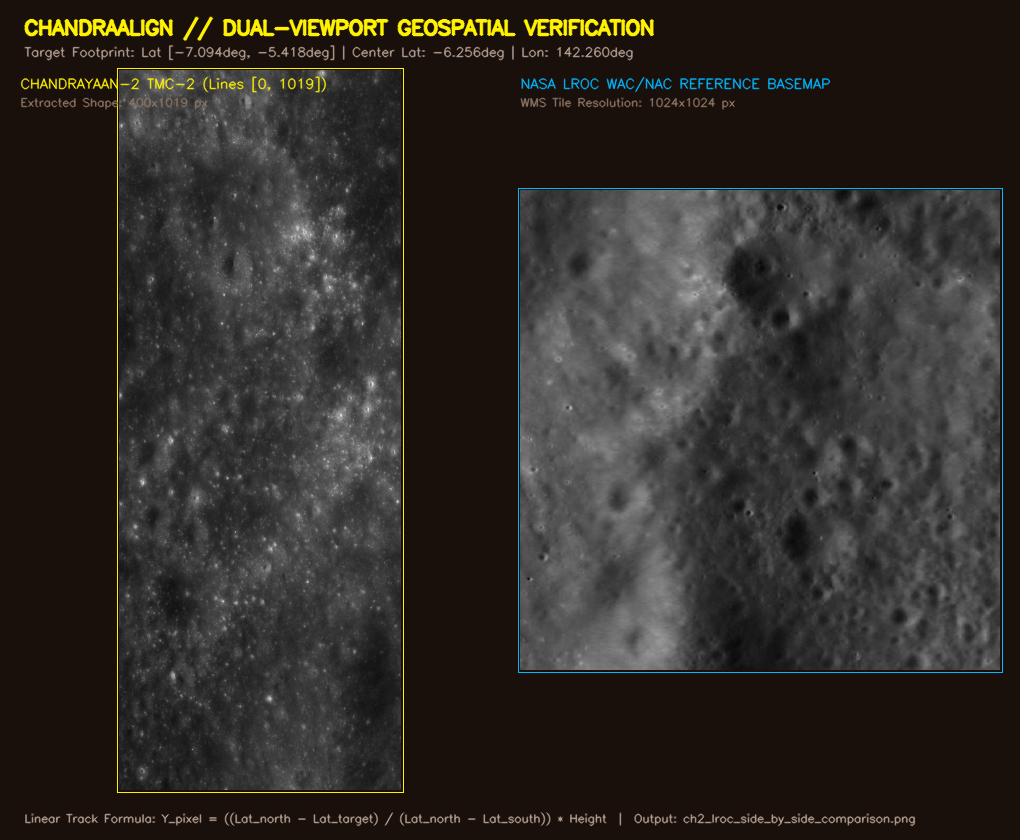
#> input picture ch2_lroc_side_by_side_comparison.png, 1020 x 840 px
$ python -i preprocessing.py   (imports and definitions only)
#> lines starting #> are read from the running program, lines starting #| are printed output that depends on the picture
#> further down, picture is the input picture: shape (840, 1020, 3); mean B, G, R 39.8, 43.9, 48.3
import numpy as np
import cv2

def normalize_lunar_image(img):
    """
    Converts input image to single-channel 8-bit grayscale with standard intensity normalization.
    """
    if img is None:
        raise ValueError("Input image is None")

    if len(img.shape) == 3:
        if img.shape[2] == 4:
            gray = cv2.cvtColor(img, cv2.COLOR_BGRA2GRAY)
        else:
            gray = cv2.cvtColor(img, cv2.COLOR_BGR2GRAY)
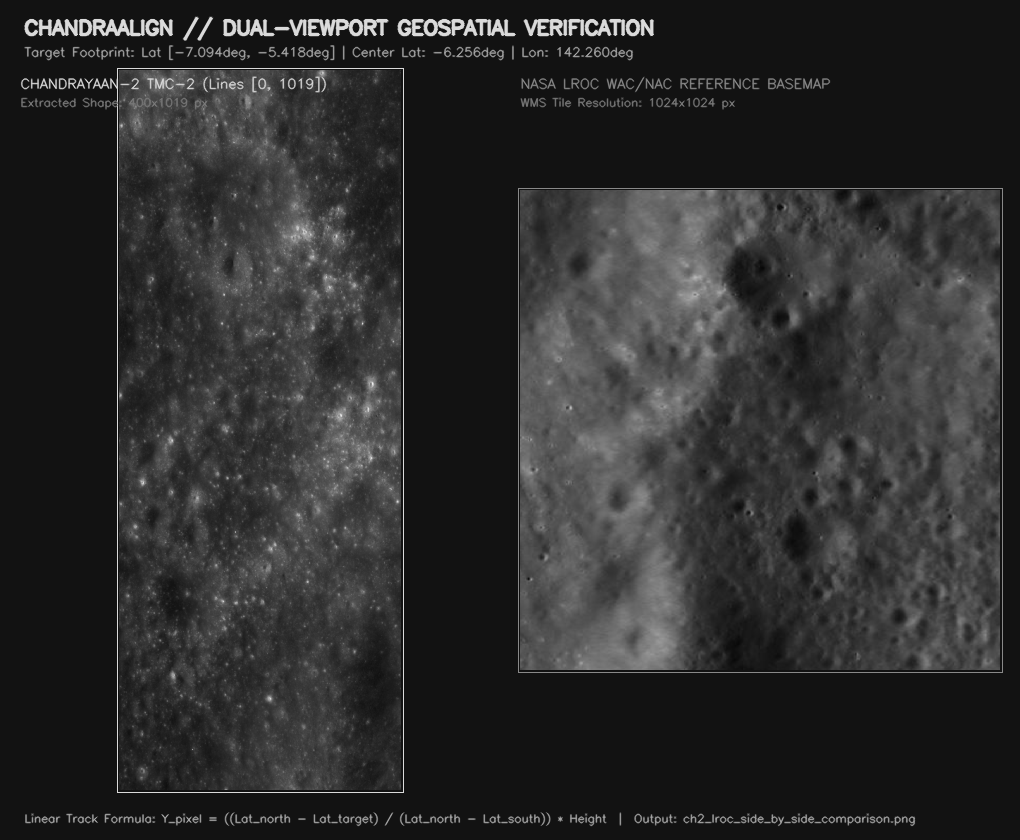
#> gray: shape (840, 1020); min 8, max 240, mean 45
    else:
        gray = img.copy()

    # Contrast stretching to [0, 255]
    if gray.dtype != np.uint8:
        gray = cv2.normalize(gray, None, 0, 255, cv2.NORM_MINMAX)
        gray = gray.astype(np.uint8)

    return gray

def apply_clahe(img, clip_limit=2.5, grid_size=(8, 8)):
    """
    Applies Contrast Limited Adaptive Histogram Equalization (CLAHE)
    to handle severe solar illumination shadow variations across lunar terrain.
    """
    gray = normalize_lunar_image(img)
    clahe = cv2.createCLAHE(clipLimit=clip_limit, tileGridSize=grid_size)
    enhanced = clahe.apply(gray)
    return enhanced

def apply_bandpass_filter(img, sigma_low=1.0, sigma_high=5.0):
    """
    Difference of Gaussians (DoG) bandpass filter to attenuate low-frequency solar shadows
    and enhance crater rim structural boundaries.
    """
    gray = normalize_lunar_image(img).astype(np.float32)
    blur_low = cv2.GaussianBlur(gray, (0, 0), sigma_low)
    blur_high = cv2.GaussianBlur(gray, (0, 0), sigma_high)
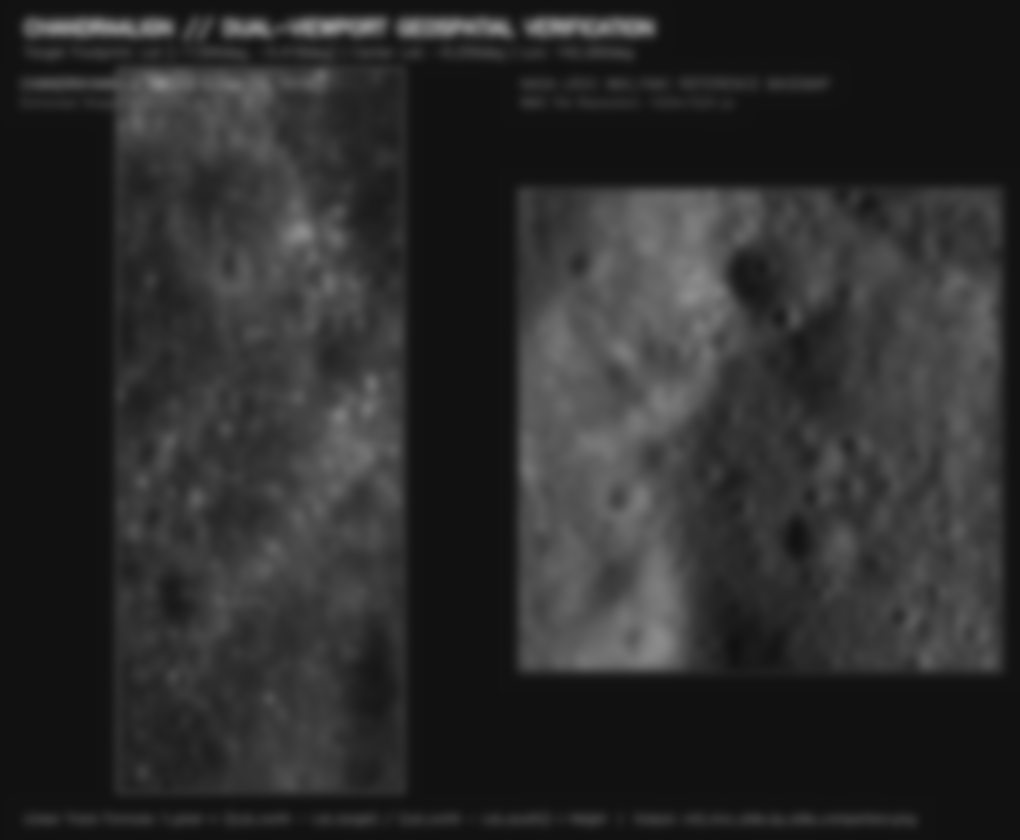
#> blur_high: shape (840, 1020) float32; min 17.26, max 149, mean 45
    dog = blur_low - blur_high
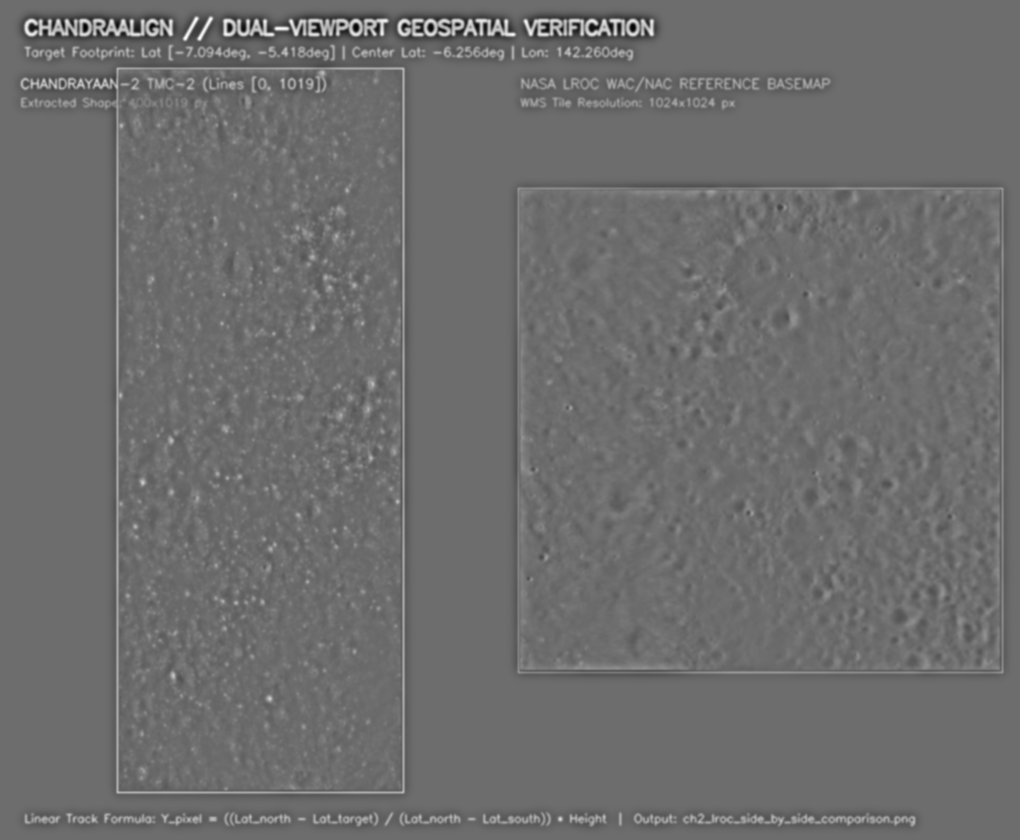
#> dog: shape (840, 1020) float32; min -105.1, max 139, mean 0; drawn with min black and max white
    norm_dog = cv2.normalize(dog, None, 0, 255, cv2.NORM_MINMAX).astype(np.uint8)
    return norm_dog

>>> import cv2
>>> picture = cv2.imread('../ch2_lroc_side_by_side_comparison.png')
>>> result = apply_bandpass_filter(picture)

$ run again, on lroc_reference_matching_tile.png
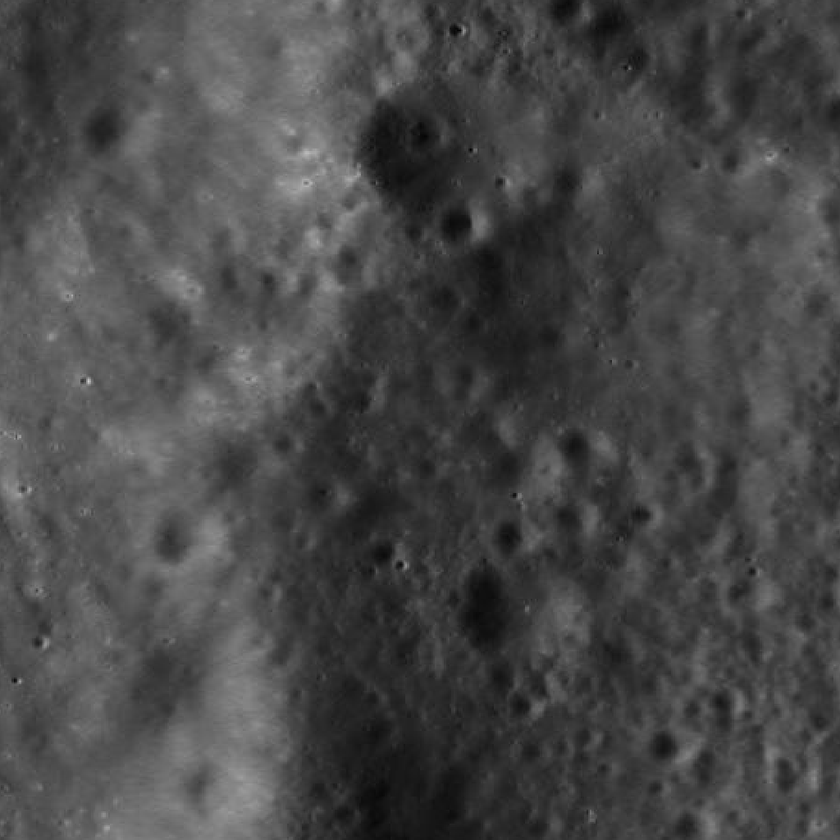
#> input picture lroc_reference_matching_tile.png, 840 x 840 px, shrunk from 1024 x 1024 before the run
#> picture is the input picture: shape (840, 840, 3); min 0, max 211, mean 71.6
#> in apply_bandpass_filter, `dog = blur_low - blur_high`:
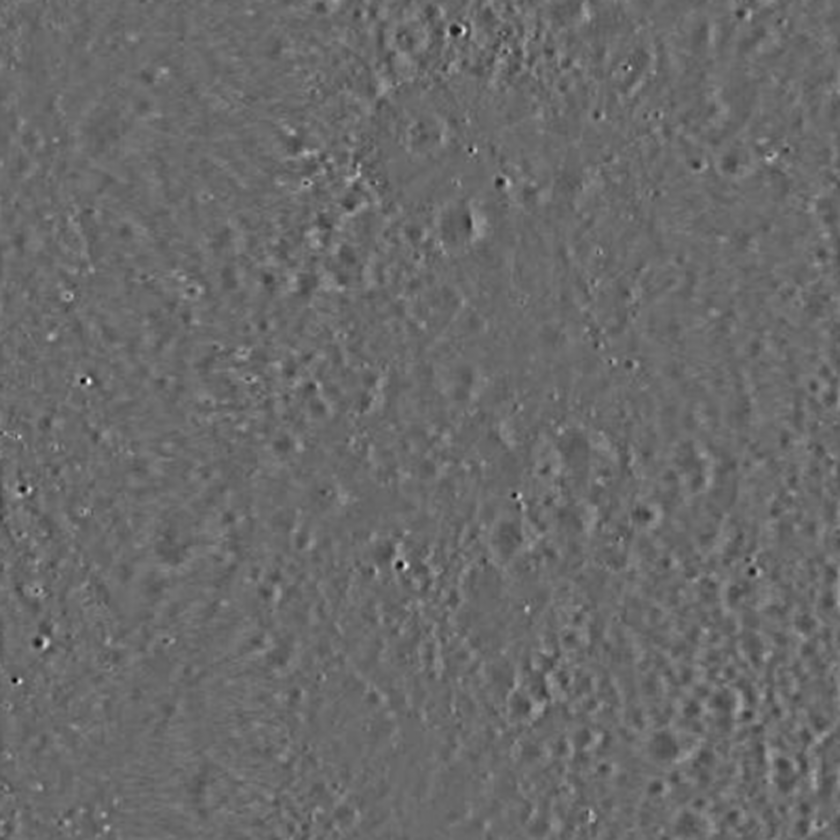
#> dog: shape (840, 840) float32; min -47.67, max 66.48, mean 0; drawn with min black and max white
